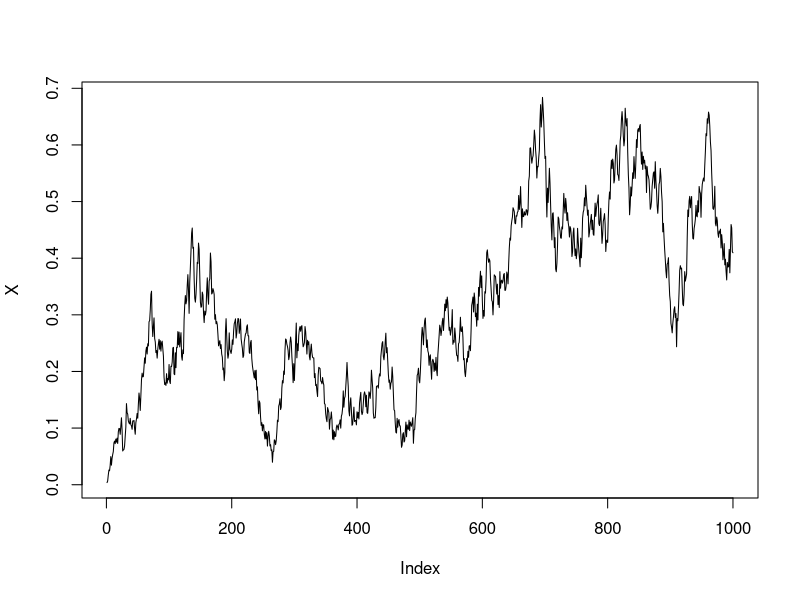

The R script that drew this image:
T = 10
dt = 0.01
t = seq(0,T,dt)
##Wiener process
w = rnorm(n = length(t) - 1, sd = sqrt(dt))
##diffusion process
N =T/dt
x = 0
X = rep(0,N)
##coefficients
alpha = 3
beta = 5
theta = 1
##Euler-Maruyama
for (i in 1:N) {
  mu = theta*(alpha/(alpha+beta)-x)
  sigma = sqrt(2*theta/(alpha+beta)*x*(1-x))
  x = x + mu*dt + sigma*w[i]
  X[i]=x
}
plot(type="l",X)